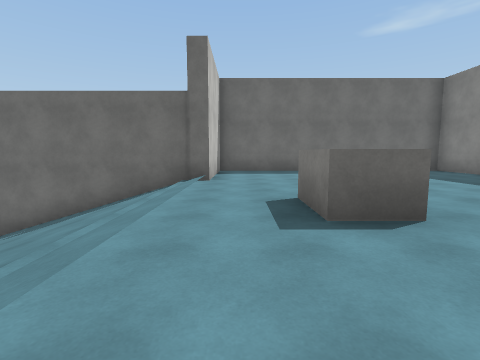
view 1 (above)

20 first-person views from a walk through a 3-D level made in the Unity game engine. The camera is 1.4 m above the floor, tilts 6° down and sees 85° across. The floor is counted in squares, 2 m on a side. Each view is taken from the middle of a square. On the plan, view 1 faces up. The plan holds only what a view shows up to about 9 squares ahead; the rest is blank. The place goes on beyond the plan. The player is left out. Surface patterns are stand-ins for the level's own textures.

view 2
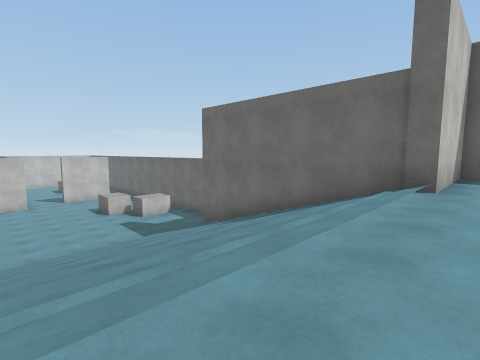

view 3
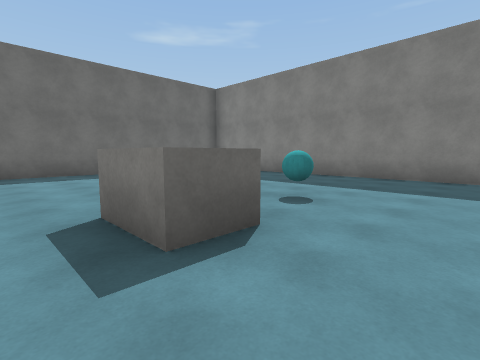

view 4
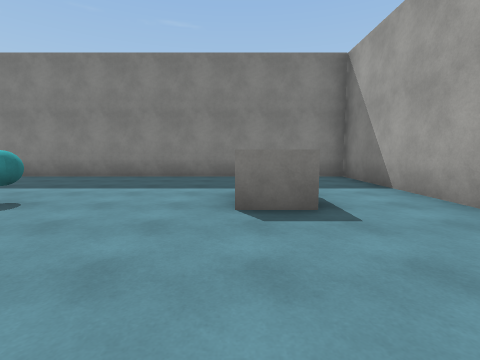

view 5
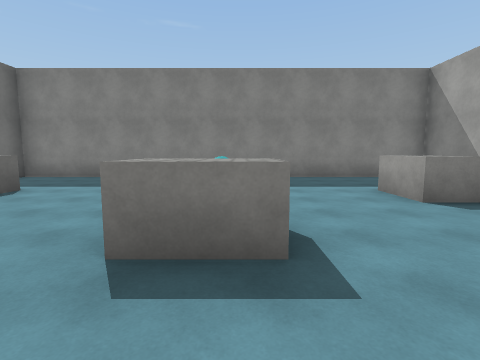

view 6
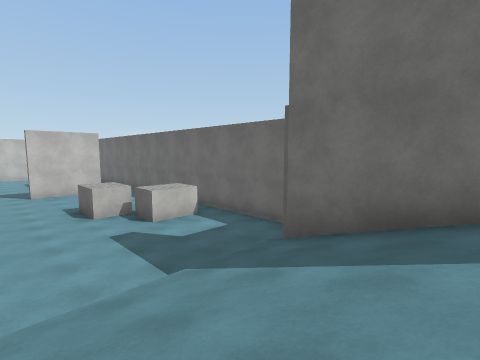

view 7
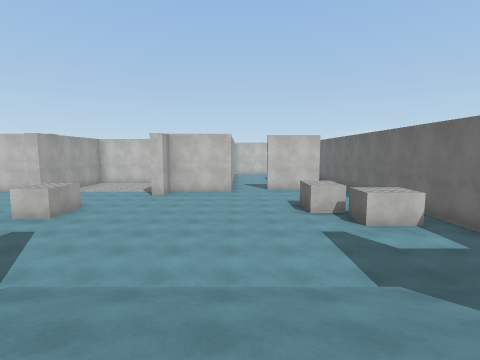

view 8
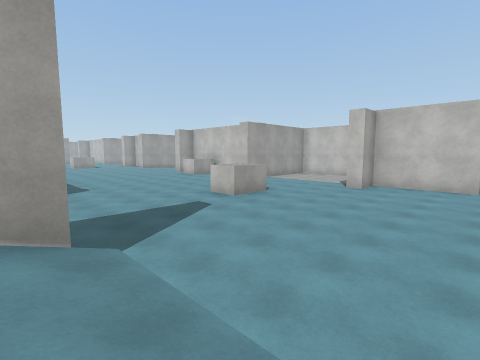

view 9
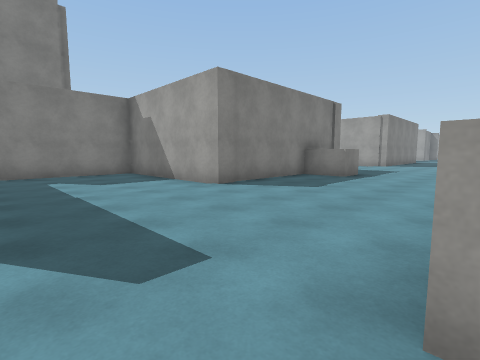

view 10
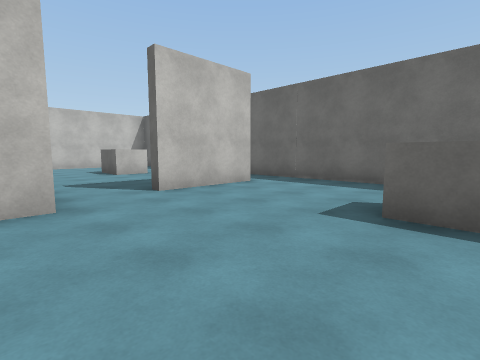

view 11
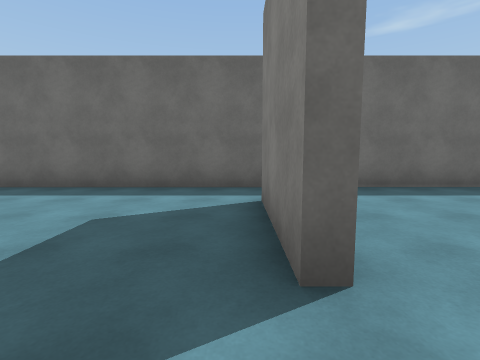

view 12
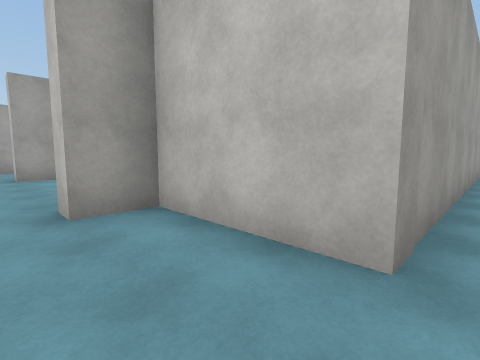

view 13
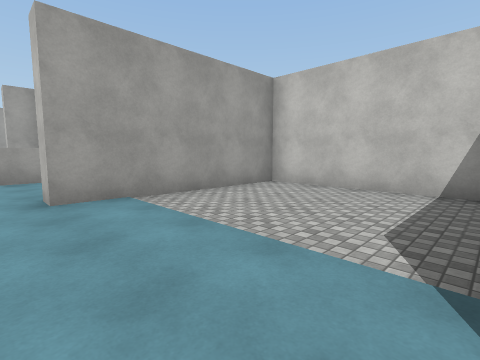

view 14
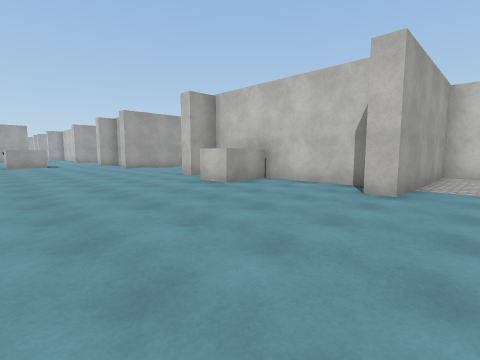

view 15
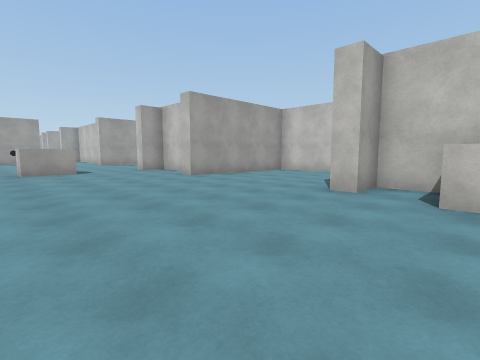

view 16
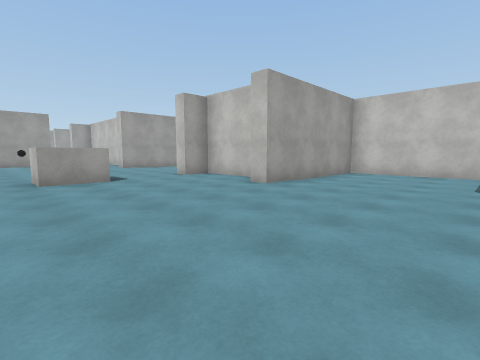

view 17
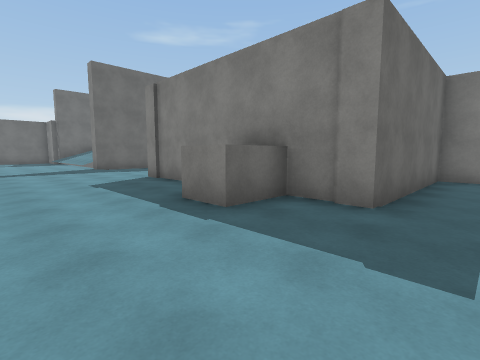

view 18
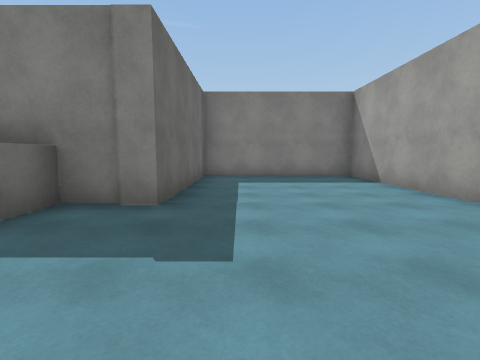

view 19
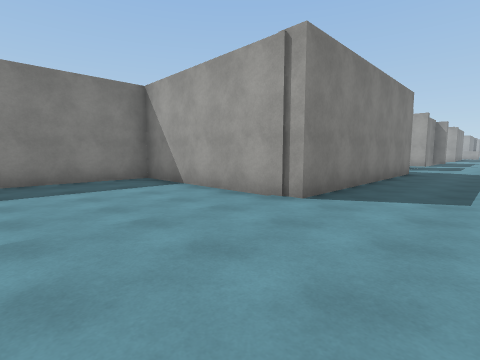

view 20
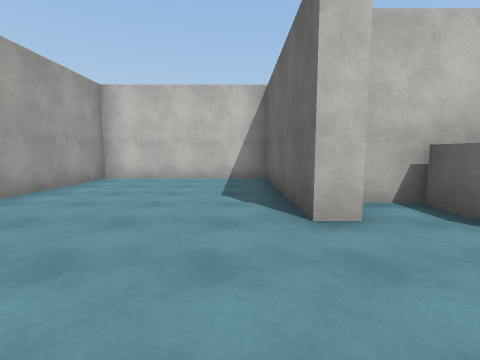

### Floor plan
Key: @ floor where view 1 was taken; # wall or solid block; . main floor; : floor 4.25 m higher than the main floor; / step, stairs or slope; B box; C cyan ball.
Columns run from 23 left of view 1 to 8 right of it. Each row starts with its distance up from view 1.
 10                       #####   ##
  9 ###############       #:::   ::#
  8 ................      #::: B:::#
  7  ..........B....#######::::::::#
  6 BB...#...BBB...////////::::::::#
  5 .B...#....B....////////::::::::#
  4 ...............////////:BB:::::#
  3 ...............////////:BB:C:::#
  2 #######........////////::::::::#
  1       #........////////::::::::#
  0       ##........#      @:::B:::#
 -1   #..................#  :::B:::#
 -2   #.......BB.........#   ::::::#
 -3   #.......BB.........#    ######
 -4   #..................#
 -5   #.............######
 -6   ######........#
 -7       #.........#
 -8       #.........#
 -9       #BB......B#
-10       #.........#
-11   ######........######
-12   #..................#
-13   #..................#
-14   #..................#
-15   #..................#
-16   ######.......#######
-17       #........#
-18       #........#
-19       ##..BB...#
-20         .. ....#
-21         .. ....#
-22            .....
-23               ..

Where each view was taken, in squares from view 1:
view 1: 0 up, 0 right, facing up
view 2: 1 up, 0 right, facing up-left
view 3: 1 up, 0 right, facing up-right
view 4: 0 up, 0 right, facing right
view 5: 3 up, 1 left, facing right
view 6: 3 up, 5 left, facing up-left
view 7: 3 up, 5 left, facing left
view 8: 3 up, 7 left, facing down-left
view 9: 1 down, 12 left, facing down-right
view 10: 2 up, 13 left, facing up-left
view 11: 3 up, 18 left, facing up
view 12: 3 up, 15 left, facing down-left
view 13: 1 down, 15 left, facing down-left
view 14: 4 down, 11 left, facing down-left
view 15: 9 down, 11 left, facing down-left
view 16: 12 down, 11 left, facing down-left
view 17: 12 down, 11 left, facing up-right
view 18: 12 down, 11 left, facing right
view 19: 12 down, 10 left, facing down-right
view 20: 12 down, 13 left, facing left
